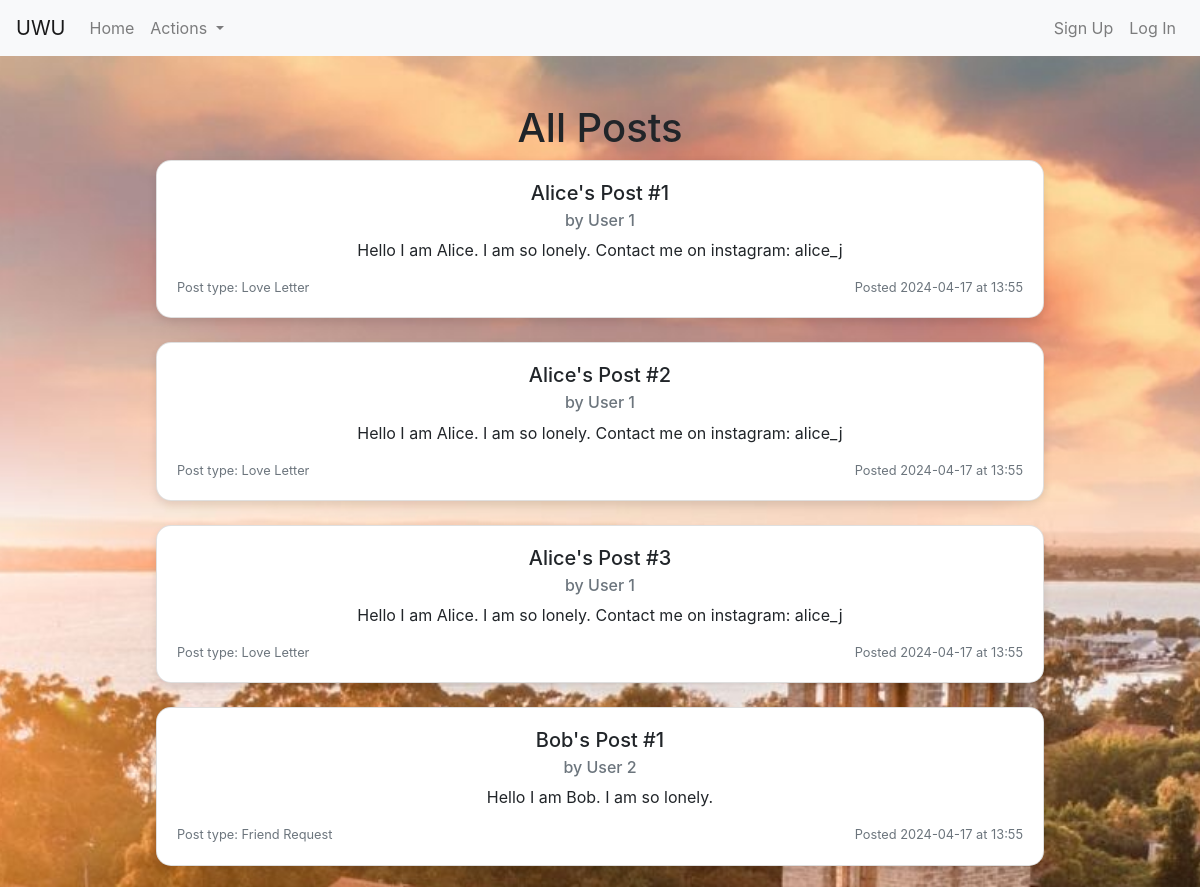
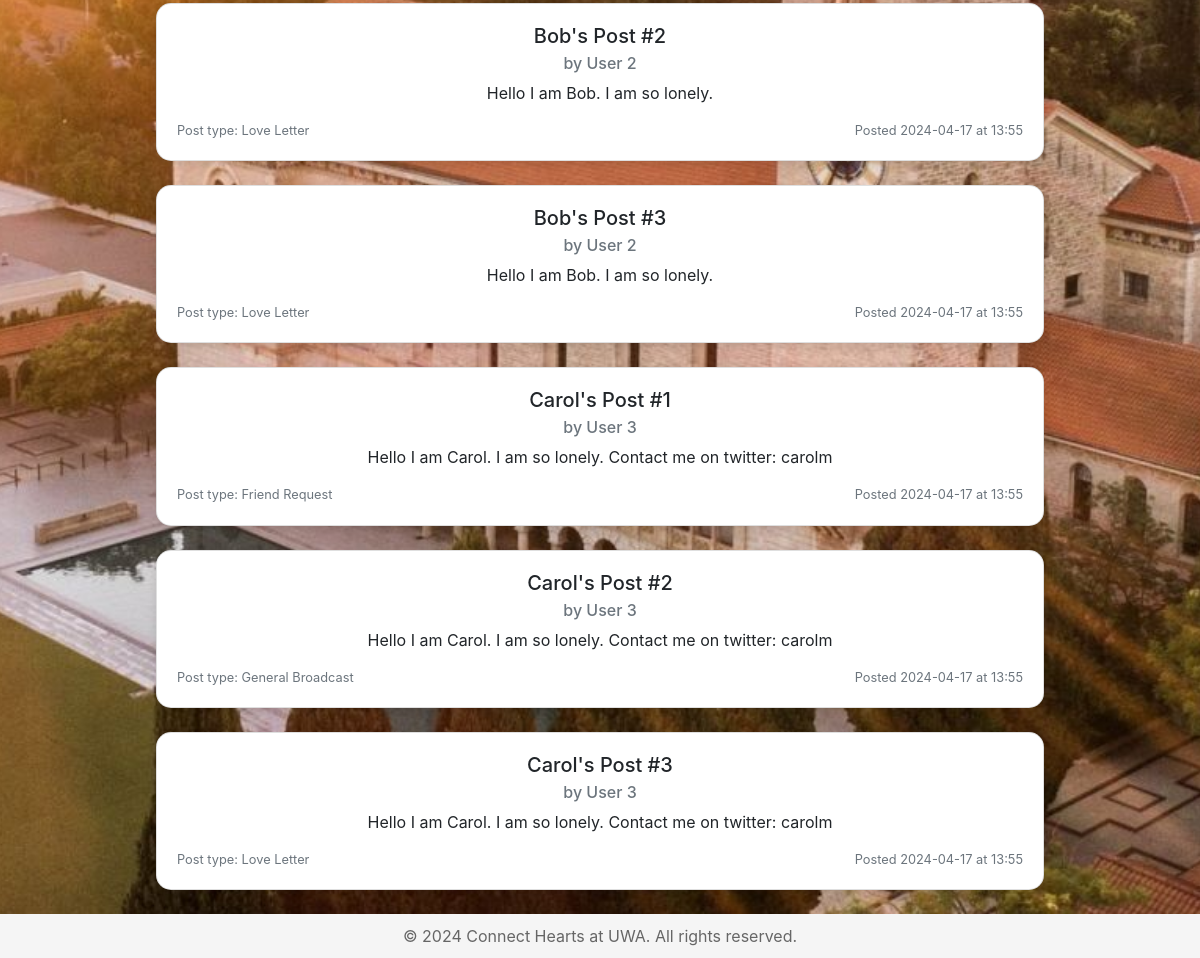
Page /post/browse on the earlier database version (2 pictures, top to bottom).
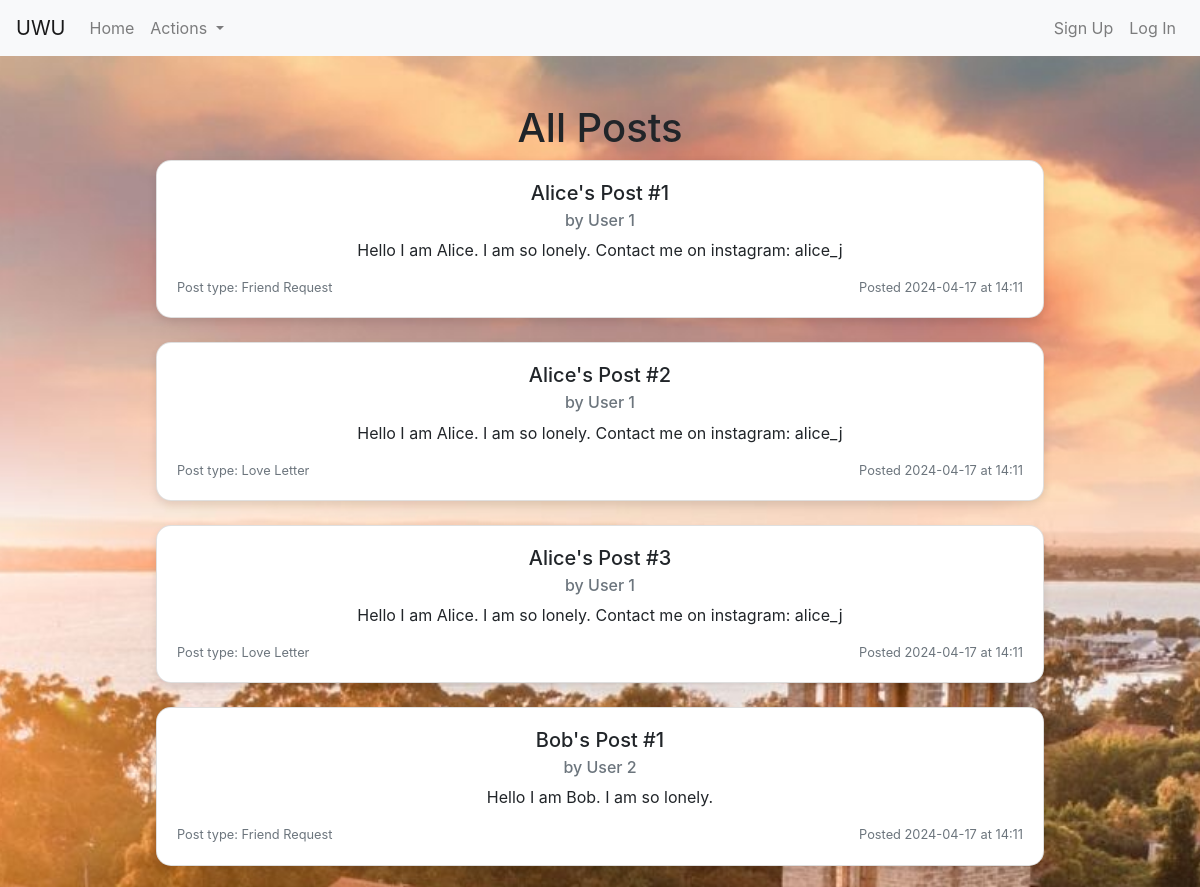
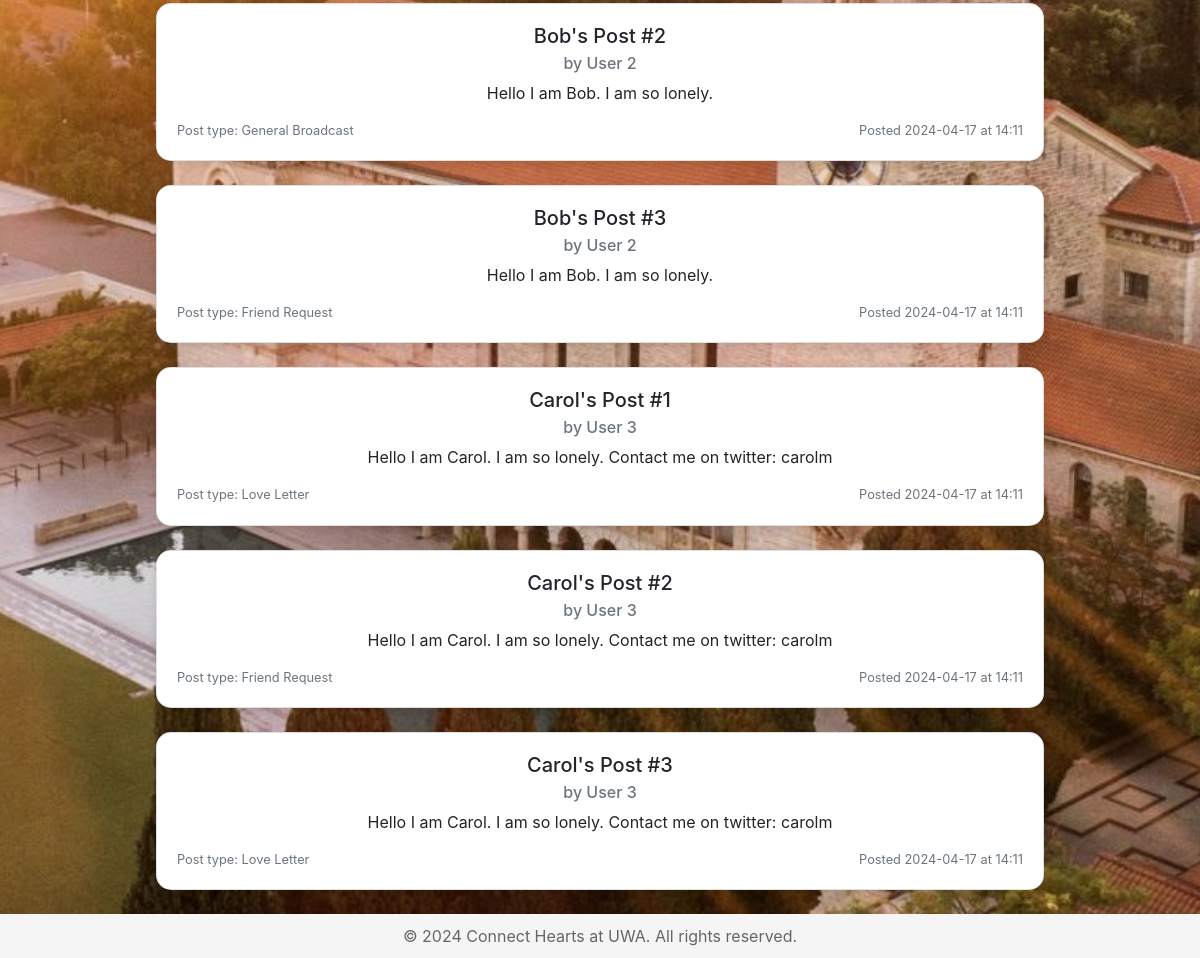
Same page on the later database version (2 pictures, top to bottom).
### models.py (models this page shows)
class Post(db.Model):
    post_id = db.Column(db.Integer, primary_key=True)
    user_id = db.Column(db.Integer, db.ForeignKey("user.user_id"), nullable=False)
    title = db.Column(db.String(200), nullable=False)
    is_anonymous = db.Column(db.Boolean, default=False)
    content = db.Column(db.Text, nullable=False)
    post_type = db.Column(db.String(50), nullable=False)
    created_at = db.Column(db.DateTime, server_default=db.func.now())
    replies = db.relationship("Reply", backref="post", lazy=True)

### blueprints/post.py (the view)
@post.route("/browse")
def browse():
    posts = Post.query.all()
    return render_template("browse.html", posts=posts)

### templates/browse.html (shortened to what this page needs)
{% extends "base.html" %}
{% block content %}
<div class="container mt-5">
    <h1 class="text-center">All Posts</h1>
    {% for post in posts %}
    <div class="card mb-4" style="width: 80%; margin-left: auto; margin-right: auto;">
        <div class="card-body">
            <h5 class="card-title">{{ post.title }}</h5>
            <h6 class="card-subtitle mb-2 text-muted">by User {{ post.user_id }}</h6>
            <p class="card-text">{{ post.content }}</p>
            <div class="d-flex justify-content-between">
                <small class="text-muted">Post type: {{ post.post_type }}</small>
                <small class="text-muted">
                    Posted {{ post.created_at.strftime('%Y-%m-%d at %H:%M') }}
                </small>
            </div>
        </div>
    </div>
    {% endfor %}
</div>
{% endblock %}

### templates/base.html (shortened to what this page needs)
<!doctype html>
<html lang="en">
  <head>
    <link
      rel="stylesheet"
      href="https://stackpath.bootstrapcdn.com/bootstrap/4.5.2/css/bootstrap.min.css"
    />
    <link
      rel="stylesheet"
      href="{{ url_for('static', filename='css/style.css') }}"
    />
  </head>
  <body>
    {% include 'components/navbar.html' %}
    {% block content %} {% endblock %}
    {% include 'components/footer.html' %}
  </body>
</html>

### templates/components/navbar.html (shortened to what this page needs)
<nav class="navbar navbar-expand-lg bg-light navbar-light">
    <a class="navbar-brand" href="#">UWU</a>
    <div class="collapse navbar-collapse" id="navbarNav">
      <ul class="navbar-nav">
        <li class="nav-item">
          <a class="nav-link" href="{{ url_for('home') }}">Home</a>
        </li>
        <li class="nav-item dropdown">
          <a
            class="nav-link dropdown-toggle"
            href="#"
            id="navbardrop"
            data-toggle="dropdown"
          >
            Actions
          </a>
        </li>
      </ul>
      <ul class="navbar-nav ml-auto">
        {% if 'user_id' in session %}
        <li class="nav-item">
          <a class="nav-link" href="{{ url_for('auth.account') }}"
            >{{ session['user_name'] }}</a
          >
        </li>
        <li class="nav-item">
          <a class="nav-link" href="{{ url_for('auth.logout') }}">Log Out</a>
        </li>
        {% else %}
        <li class="nav-item">
          <a
            class="nav-link"
            href="#"
            data-toggle="modal"
            data-target="#signUpModal"
            >Sign Up</a
          >
        </li>
        <li class="nav-item">
          <a
            class="nav-link"
            href="#"
            data-toggle="modal"
            data-target="#loginModal"
            >Log In</a
          >
        </li>
        {% endif %}
      </ul>
    </div>
  </nav>

### templates/components/footer.html
<footer class="footer">
    <div class="container text-center">
      <span>© 2024 Connect Hearts at UWA. All rights reserved.</span>
    </div>
  </footer>

### static/css/style.css (style rules this page uses)
html, body { height: 100%; margin: 0; padding: 0; display: flex; flex-direction: column; }
body { background-image: url("../images/uwa-sunrise-crop.jpg"); background-size: cover; background-position: center; }
.card { text-align: center; border-radius: 15px; box-shadow: 0 4px 8px rgba(0, 0, 0, 0.1); }
.footer { margin-top: auto; width: 100%; background-color: #f5f5f5; color: #666; text-align: center; padding: 10px 0; }
.card { width: 80%; margin: 0 auto 20px; box-shadow: 0 4px 8px rgba(0, 0, 0, 0.1); }

Differences in the rows shown:
changed Post "Alice's Post #1": post_type "Love Letter" → "Friend Request"; created_at "2024-04-17 at 13:55" → "2024-04-17 at 14:11"
changed Post "Alice's Post #2": created_at "2024-04-17 at 13:55" → "2024-04-17 at 14:11"
changed Post "Alice's Post #3": created_at "2024-04-17 at 13:55" → "2024-04-17 at 14:11"
changed Post "Bob's Post #1": created_at "2024-04-17 at 13:55" → "2024-04-17 at 14:11"
changed Post "Bob's Post #2": post_type "Love Letter" → "General Broadcast"; created_at "2024-04-17 at 13:55" → "2024-04-17 at 14:11"
changed Post "Bob's Post #3": post_type "Love Letter" → "Friend Request"; created_at "2024-04-17 at 13:55" → "2024-04-17 at 14:11"
changed Post "Carol's Post #1": post_type "Friend Request" → "Love Letter"; created_at "2024-04-17 at 13:55" → "2024-04-17 at 14:11"
changed Post "Carol's Post #2": post_type "General Broadcast" → "Friend Request"; created_at "2024-04-17 at 13:55" → "2024-04-17 at 14:11"
changed Post "Carol's Post #3": created_at "2024-04-17 at 13:55" → "2024-04-17 at 14:11"
